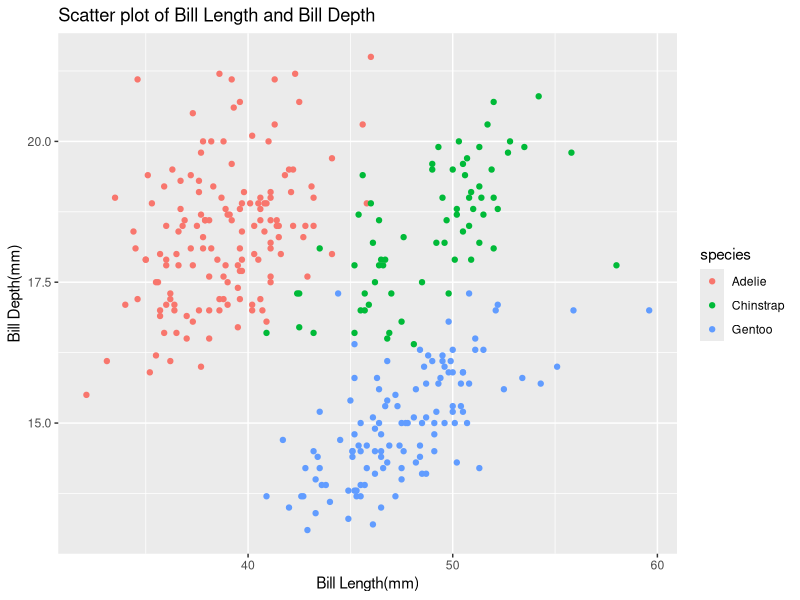
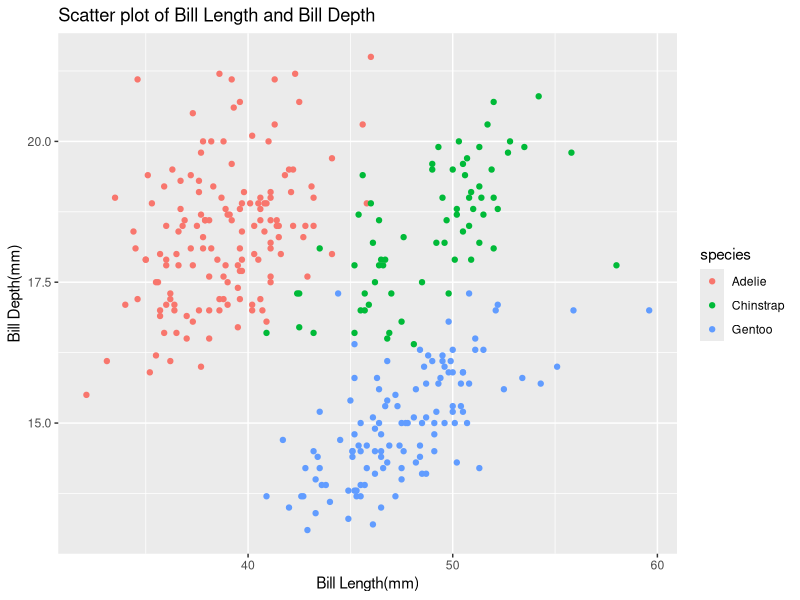

The R source for these figures, in order:
## ---- chunk 1
library(tidyverse)
data("penguins", package = "palmerpenguins")
penguins=na.omit(penguins)
## ---- chunk 2
head(penguins)
## ---- chunk 3

penguins_scatter = ggplot(penguins,aes(x=bill_length_mm, y = bill_depth_mm,color=species))+
  geom_point()+
  labs(x = "Bill Length(mm)", y = "Bill Depth(mm)")+
  ggtitle("Scatter plot of Bill Length and Bill Depth")

penguins_scatter

ggsave('plots/penguins_scatter.pdf',plot=penguins_scatter,width=5,height=3)

## ---- chunk 4
p2_df=tibble(normal=rnorm(10),
             logical=normal>0,
             character=as.vector(sample(1:10,10),mode="character"),
             factor=factor(sample(1:3,10,replace = TRUE),levels = c(1,2,3)))

## ---- chunk 5
for (coln in colnames(p2_df)){
  print(paste("printing column:",coln))
  print(mean(pull(p2_df,var=coln)))
  }
## ---- chunk 6
for (coln in colnames(p2_df[2:4])){
  print(as.numeric(pull(p2_df,var=coln)))
  }
